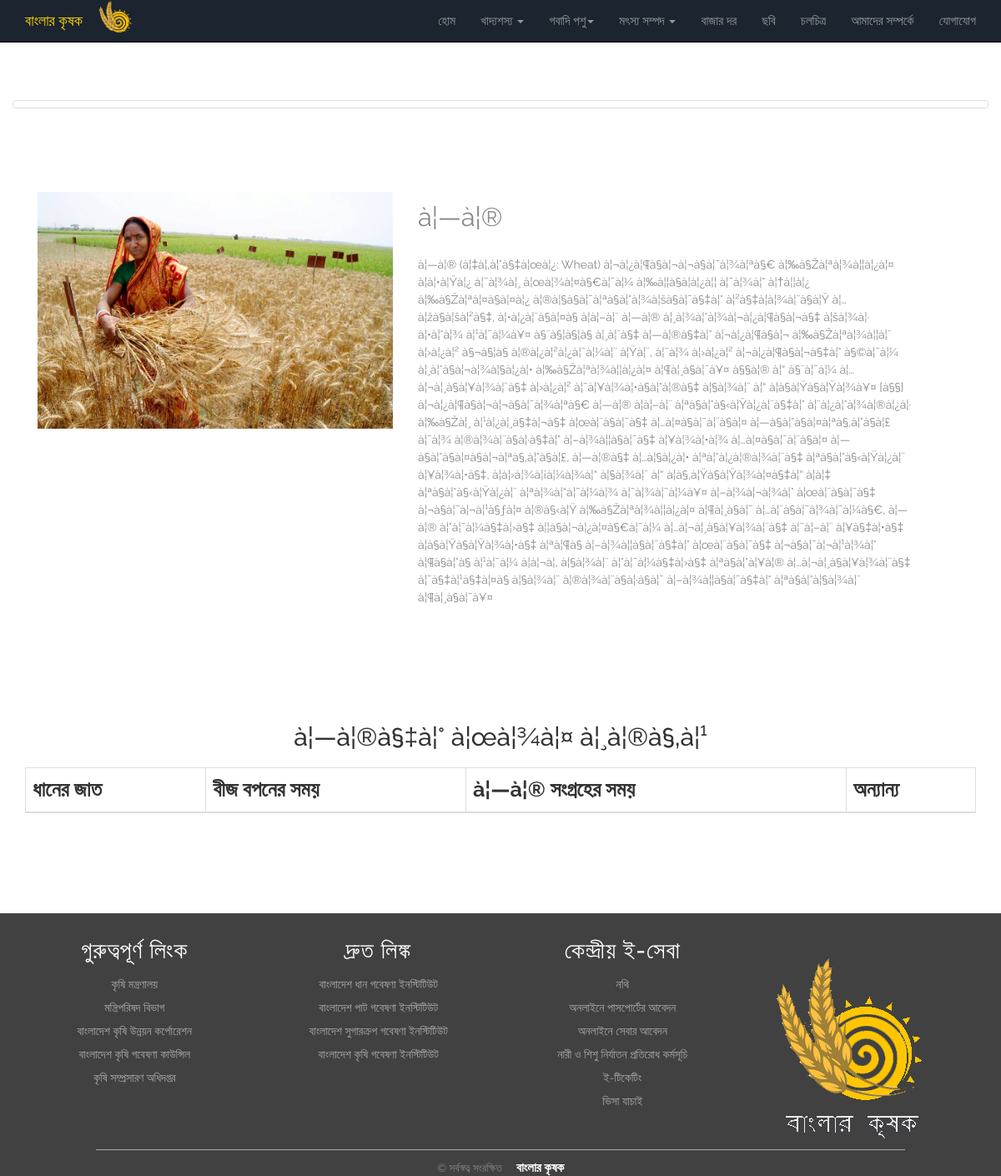
The page /crop.php?id=7 on the database its author committed.
### tables this page shows
CREATE TABLE `crop` (
  `Id` int(9) NOT NULL,
  `Name` varchar(100) NOT NULL,
  `Picture_heiding` varchar(250) NOT NULL,
  `Picture_side` varchar(250) NOT NULL,
  `Header_text` varchar(250) NOT NULL,
  `Table_heiding` varchar(250) NOT NULL,
  `Detail_text` text NOT NULL
);

### crop.php (the view, shortened to what this page needs)
<?php
include 'connection.php';
?>
    <!DOCTYPE html>
    <html>
    <head>
        <link href="css/bootstrap.css" rel='stylesheet' type='text/css' />
        <link href="css/bootstrap.min.css" rel='stylesheet' type='text/css' />
        <link href="css/style.css" rel="stylesheet" type="text/css" media="all" />
        <link rel="stylesheet" src="css/bootstrap-dropdownhover.min.css" type="text/css" />
        <link rel="stylesheet" src="css/animate.min.css" type="text/css" />
    </head>
    <body>
        <nav class="navbar navbar-inverse navbar-fixed-top">
            <div class="container">
                <div class="navbar-header">
                    <a href="index.php" class="navbar-brand" style="color:gold; !important;">বাংলার কৃষক</a>
                    <img src="images/logo2.png" alt="" style="max-width:50px; max-height:50px;">
                </div>
                <div class="collapse navbar-collapse" id="bspi">
                    <ul class="nav navbar-nav navbar-right">
                        <li><a href="index.php">হোম</a></li>
                        <li class="dropdown">
                            <a href="#" class="dropdown-toggle" data-toggle="dropdown" data-hover="dropdown" role="button" aria-expanded="true">খাদ্যশস্য <span class="caret"></span></a>
                        </li>
                        <li class="dropdown ">
                            <a href="#" class="dropdown-toggle" data-toggle="dropdown" data-hover="dropdown" role="button" aria-expanded="true">গবাদি পশু<span class="caret"></span></a>
                        </li>
                        <li class="dropdown">
                            <a href="#" class="dropdown-toggle" data-toggle="dropdown" role="button" data-hover="dropdown" aria-expanded="true">মৎস্য সম্পদ <span class="caret"></span></a>
                        </li>
                        <li><a href="bazar.php">বাজার দর </a></li>
                        <li><a href="gallery.php">ছবি</a></li>
                        <li><a href="vedio.php">চলচিত্র</a></li>
                        <li><a href="about.php">আমাদের সম্পর্কে</a></li>
                        <li><a href="contact.php">যোগাযোগ</a></li>
                    </ul>
                </div>
            </div>
        </nav>
        <?php
$id=$_GET['id'];
$query=mysqli_query($connection,"SELECT * FROM `Crop` WHERE id=".$id.";");
$row=mysqli_fetch_array($query);
?>
            <div class="col-md-12 col-sm-12 col-xs-12" style="margin-top: 60px; overflow:hidden;">
                <div class="thumbnail" style="margin-top:60px; margin-bottom:100px;">
                </div>
            </div>
            <div id="about" class="about">
                <div class="container">
                    <div class="col-md-6 about-pic">
                        <img src="images/<?php echo $row['Picture_side']; ?>" alt="" />
                    </div>
                    <div class="col-md-6 about-info">
                        <h3><?php echo $row['Header_text']; ?></h3>
                        <p>
                            <?php echo $row['Detail_text']; ?>
                        </p>
                    </div>
                </div>
            </div>
            <div class="container">
                <h2 style="text-align:center; margin-bottom:20px;"><?php echo $row['Table_heiding']; ?></h2>
                <div class="table-responsive">
                    <table class="table table-bordered">
                        <thead>
                            <tr style='font-size:25px; !important;'>
                                <th>ধানের জাত</th>
                                <th>বীজ বপনের সময়</th>
                                <th>
                                    <?php echo $row['Name']; ?> সংগ্রহের সময়</th>
                                <th>অন্যান্য</th>
                            </tr>
                        </thead>
                    </table>
                </div>
            </div>
            <div class="copy-right">
                <div class="container">
                    <div class="row">
                        <div class="col-md-3 col-sm-6">
                            <div class="widget" style="margin-top: 30px">
                                <h3 style="margin-bottom: 10px; font-size: 28px;letter-spacing: 1px" font-size="10px">গুরুত্বপূর্ণ লিংক</h3>
                                <ul>
                                    <li><a href="http://www.moa.gov.bd/">কৃষি মন্ত্রণালয়</a></li>
                                    <li><a href="http://www.cabinet.gov.bd">মন্ত্রিপরিষদ বিভাগ</a></li>
                                    <li><a href="http://badc.gov.bd">বাংলাদেশ কৃষি উন্নয়ন কর্পোরেশন</a></li>
                                    <li><a href="http://www.barc.gov.bd/home.php">বাংলাদেশ কৃষি গবেষণা কাউন্সিল</a></li>
                                    <li><a href="http://www.dae.gov.bd">কৃষি সম্প্রসারণ অধিদপ্তর</a></li>
                                </ul>
                            </div>
                        </div>
                        <div class="col-md-3 col-sm-6">
                            <div class="widget" style="margin-top: 30px">
                                <h3 style="margin-bottom: 10px; font-size: 28px;letter-spacing: 1px" font-size="10px">দ্রুত লিঙ্ক</h3>
                                <ul>
                                    <li><a href="http://www.brri.gov.bd">বাংলাদেশ ধান গবেষণা ইনস্টিটিউট</a></li>
                                    <li><a href="www.bjri.gov.bd ">বাংলাদেশ পাট গবেষণা ইনস্টিটিউট</a></li>
                                    <li><a href="http://www.bsri.gov.bd/">বাংলাদেশ সুগারক্রপ গবেষণা ইনস্টিটিউট</a></li>
                                    <li><a href="http://www.bari.gov.bd/">বাংলাদেশ কৃষি গবেষণা ইনস্টিটিউট</a></li>
                                </ul>
                            </div>
                        </div>
                        <div class="col-md-3 col-sm-6">
                            <div class="widget" style="margin-top: 30px">
                                <h3 style="margin-bottom: 10px; font-size: 28px;letter-spacing: 1px" font-size="10px">কেন্দ্রীয় ই-সেবা</h3>
                                <ul>
                                    <li><a href="http://www.nothi.gov.bd/users/login">নথি</a></li>
                                    <li><a href="http://www.dip.gov.bd/site/page/f2d015a9-1132-4426-8eef-147f1c4bac8a">অনলাইনে পাসপোর্টের আবেদন</a></li>
                                    <li><a href="http://online.forms.gov.bd/">অনলাইনে সেবার আবেদন</a></li>
                                    <li><a href="http://vawcms.gov.bd/">নারী ও শিশু নির্যাতন প্রতিরোধ কর্মসূচি</a></li>
                                    <li><a href="https://www.esheba.cnsbd.com/"> ই-টিকেটিং</a></li>
                                    <li><a href="http://www.bmet.gov.bd/BMET/onlinaVisaCheckAction"> ভিসা যাচাই </a></li>
                                </ul>
                            </div>
                        </div>
                        <div class="col-md-3 col-sm-6">
                            <div class="widget" style="margin-top: 30px">
                                <span style="margin-left: -35px;">
                                        <img src="images/logo.png" style="margin-top: 20px">
                            </span>
                            </div>
                        </div>
                    </div>
                    <img src="images/footer.png" alt="" style="margin-bottom: 5px; ">
                    <p> &copy; সর্বস্বত্ব সংরক্ষিত &nbsp; &nbsp; <b style="font-size: 15px; color: white;  ">বাংলার কৃষক</b></p>
                </div>
            </div>
    </body>
    </html>

### css/style.css (style rules this page uses)
body { margin: 0; padding: 0; background: #fff; font-family: 'Raleway', sans-serif; }
body a { transition: 0.5s all; -webkit-transition: 0.5s all; -moz-transition: 0.5s all; -o-transition: 0.5s all; -ms-transition: 0.5s all; }
h1, h2, h3, h4, h5, h6 { margin: 0; }
p { margin: 0; }
ul { margin: 0; padding: 0; }
.navbar-inverse { background: #1B242F; color: #fff; opacity: 1.0; }
.navbar ul li a { font-size: 15px; }
.about { padding: 8em 0; }
.about-info { width: 55%; }
.about-pic { width: 40%; }
.about-pic img { width: 100%; }
.about-info h3 { color: #888; font-size: 2.2em; font-weight: 400; margin: 0.45em 0 0.5em 0; }
.about-info p { color: #888888; font-size: 1em; padding: 1em 0 2em 0; line-height: 1.5em; }
.table-responsive { padding-bottom: 100px; }
.container:after { content: "\0020"; display: block; height: 0; clear: both; visibility: hidden; }
.clearfix:before, .clearfix:after, .row:before, .row:after { content: '\0020'; display: block; overflow: hidden; visibility: hidden; width: 0; height: 0; }
.row:after, .clearfix:after { clear: both; }
.row, .clearfix { zoom: 1; }
.copy-right { background: #414141; text-align: center; color: #98A0A0; }
.copy-right h3 { color: white; }
.copy-right p { color: #858585; font-size: 0.96em; line-height: 1.5em; text-align: center; }
.copy-right a { margin: 0 0.2em; text-decoration: none; color: #A9A9A9; }
.widget ul { list-style: none; }
.widget ul li { padding: 4px; }
.widget ul li a { color: #A9A9A9; }

### rows shown on the page
crop: Picture_side (picture), Header_text "à¦—à¦®", Detail_text "à¦—à¦® (à¦‡à¦‚à¦°à§‡à¦œà¦¿: Wheat) à¦¬à¦¿à¦¶à§à¦¬à¦¬à§à¦¯à¦¾à¦ªà§€ à¦‰à§Žà¦ªà¦¾à¦¦à¦¿à¦¤ à¦à¦•à¦Ÿà¦¿ à¦˜à¦¾à¦¸ à¦œà¦¾à¦¤à§€à¦¯à¦¼ à¦‰à¦¦à§à¦­à¦¿à¦¦ à¦¯à¦¾à¦° à¦†à¦¦à¦¿ à¦‰à§Žà¦ªà¦¤à§à¦¤à¦¿ à¦®à¦§à§à¦¯à¦ªà§à¦°à¦¾à¦šà§à¦¯à§‡à¦° à¦²à§‡à¦­à¦¾à¦¨à§à¦Ÿ à¦…à¦žà§à¦šà¦²à§‡, à¦•à¦¿à¦¨à§à¦¤à§ à¦à¦–à¦¨ à¦—à¦® à¦¸à¦¾à¦°à¦¾à¦¬à¦¿à¦¶à§à¦¬à§‡ à¦šà¦¾à¦· à¦•à¦°à¦¾ à¦¹à¦¯à¦¼à¥¤ à§¨à§¦à§¦à§­ à¦¸à¦¨à§‡ à¦—à¦®à§‡à¦° à¦¬à¦¿à¦¶à§à¦¬ à¦‰à§Žà¦ªà¦¾à¦¦à¦¨ à¦›à¦¿à¦² à§¬à§¦à§­ à¦®à¦¿à¦²à¦¿à¦¯à¦¼à¦¨ à¦Ÿà¦¨, à¦¯à¦¾ à¦›à¦¿à¦² à¦¬à¦¿à¦¶à§à¦¬à§‡à¦° à§©à¦¯à¦¼ à¦¸à¦°à§à¦¬à¦¾à¦§à¦¿à¦• à¦‰à§Žà¦ªà¦¾à¦¦à¦¿à¦¤ à¦¶à¦¸à§à¦¯à¥¤ à§§à¦® à¦“ à§¨à¦¯à¦¼ à¦…à¦¬à¦¸à§à¦¥à¦¾à¦¨à§‡ à¦›à¦¿à¦² à¦¯à¦¥à¦¾à¦•à§à¦°à¦®à§‡ à¦§à¦¾à¦¨…", Table_heiding "à¦—à¦®à§‡à¦° à¦œà¦¾à¦¤ à¦¸à¦®à§‚à¦¹", Name "à¦—à¦®"
